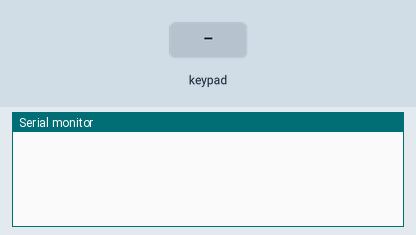
Simulated run of this sketch. Board: Arduino Uno, built with avr-gcc and run on an emulated ATmega328P. Shown: the last lines printed to the serial monitor. Inputs (shaded band) come from the test bench.

Above: at 1.2 s.
1.3 s: key '1' pressed
At 1.8 s:
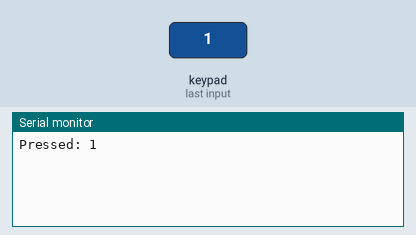
2.8 s: keypad keys 1 2 3 4 # pressed 0.4 s apart
At 5.4 s:
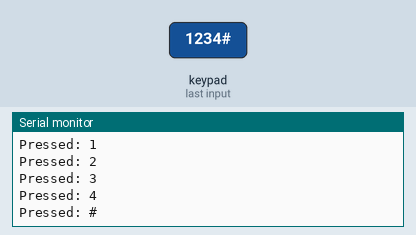
6.3 s: key '*' pressed
At 7.5 s:
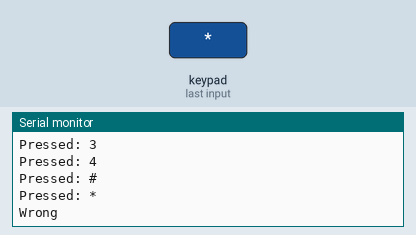
7.8 s: keypad keys 1 2 3 4 * pressed 0.4 s apart
At 10.8 s:
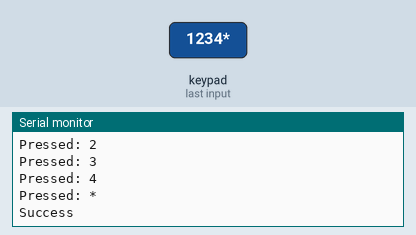
Timing chart, 0 to 12.3 s (numbered marks = the images above; inputs shaded):
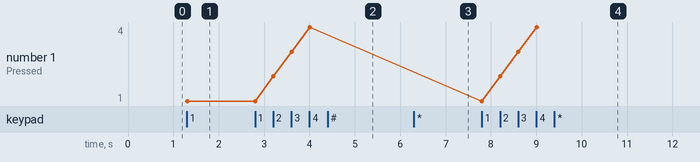

The sketch:

secret_keypad.ino
```cpp
// (licence header left out)
#include <Password.h> //http://www.arduino.cc/playground/uploads/Code/Password.zip
#include <Keypad.h> //http://www.arduino.cc/playground/uploads/Code/Keypad.zip

Password password = Password( "1234" );

const byte ROWS = 4; // Four rows
const byte COLS = 3; //  columns
// Define the Keymap
char keys[ROWS][COLS] = {
  {'1','2','3'},
  {'4','5','6'},
  {'7','8','9'},
  {'*','0','#'}
};
// Connect keypad ROW0, ROW1, ROW2 and ROW3 to these Arduino pins.
byte rowPins[ROWS] = { 5, 4, 3, 2 };// Connect keypad COL0, COL1 and COL2 to these Arduino pins.
byte colPins[COLS] = { 8, 7, 6 };


// Create the Keypad
Keypad keypad = Keypad( makeKeymap(keys), rowPins, colPins, ROWS, COLS );

void setup(){

  Serial.begin(9600);
  keypad.addEventListener(keypadEvent); //add an event listener for this keypad
}

void loop(){
  keypad.getKey();
}

//take care of some special events
void keypadEvent(KeypadEvent eKey){
  switch (keypad.getState()){
    case PRESSED:
	Serial.print("Pressed: ");
	Serial.println(eKey);
	switch (eKey){
	  case '*': checkPassword(); break;
	  case '#': password.reset(); break;
	  default: password.append(eKey);
     }
  }
}

void checkPassword(){
  if (password.evaluate()){
    Serial.println("Success");
    //Add code to run if it works
  }else{
    Serial.println("Wrong");
    //add code to run if it did not work
  }
}
```

Password.h
```cpp
// (licence header left out)
#ifndef PASSWORD_H
#define PASSWORD_H

#include <WProgram.h>

#define MAX_PASSWORD_LENGTH 20

#define STRING_TERMINATOR '\0'

class Password {
public:
	Password(char* pass);

	void set(char* pass);
	bool is(char* pass);
	bool append(char character);
	void reset();
	bool evaluate();

	//char* getPassword();
	//char* getGuess();

	//operators
	Password &operator=(char* pass);
	bool operator==(char* pass);
	bool operator!=(char* pass);
	Password &operator<<(char character);

private:
	char* target;
	char guess[ MAX_PASSWORD_LENGTH ];
	byte currentIndex;
};

#endif

/*
|| @changelog
|| | 1.1 2009-06-17 - Alexander Brevig : Added assignment operator =, equality operators == != and insertion operator <<
|| | 1.0 2009-06-17 - Alexander Brevig : Initial Release
|| #
*/
```

Measured:
- after the input at 1.3 s, the serial monitor: prints a new line at once (image 1)
- after the input at 2.8 s, the serial monitor: prints a new line after 0.41 s (image 2)
- after the input at 6.3 s, the serial monitor: prints a new line at once (image 3)
- after the input at 7.8 s, the serial monitor: prints a new line at once (image 4)
- plotted number 1: 1 → 4 after the input at 2.8 s
